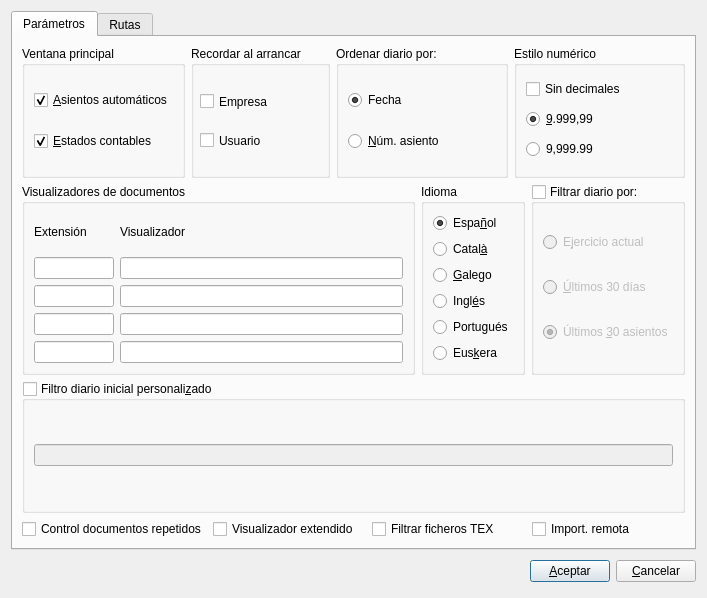
<?xml version="1.0" encoding="UTF-8"?>
<ui version="4.0">
 <author>José Manuel Díez Botella</author>
 <class>preferencias</class>
 <widget class="QDialog" name="preferencias">
  <property name="geometry">
   <rect>
    <x>0</x>
    <y>0</y>
    <width>707</width>
    <height>598</height>
   </rect>
  </property>
  <property name="windowTitle">
   <string>Preferencias</string>
  </property>
  <layout class="QVBoxLayout" name="verticalLayout_5">
   <item>
    <widget class="QTabWidget" name="tabWidget">
     <property name="currentIndex">
      <number>0</number>
     </property>
     <widget class="QWidget" name="tab">
      <attribute name="title">
       <string>Parámetros</string>
      </attribute>
      <layout class="QVBoxLayout" name="verticalLayout_2">
       <item>
        <layout class="QHBoxLayout" name="horizontalLayout">
         <item>
          <widget class="QGroupBox" name="groupBox">
           <property name="title">
            <string>Ventana principal</string>
           </property>
           <layout class="QVBoxLayout" name="verticalLayout">
            <item>
             <widget class="QCheckBox" name="automaticoscheckBox">
              <property name="text">
               <string>&amp;Asientos automáticos</string>
              </property>
              <property name="checked">
               <bool>true</bool>
              </property>
             </widget>
            </item>
            <item>
             <widget class="QCheckBox" name="estadoscheckBox">
              <property name="text">
               <string>&amp;Estados contables</string>
              </property>
              <property name="checked">
               <bool>true</bool>
              </property>
             </widget>
            </item>
           </layout>
          </widget>
         </item>
         <item>
          <widget class="QGroupBox" name="groupBox_5">
           <property name="title">
            <string>Recordar al arrancar</string>
           </property>
           <widget class="QCheckBox" name="empresacheckBox">
            <property name="geometry">
             <rect>
              <x>9</x>
              <y>44</y>
              <width>82</width>
              <height>23</height>
             </rect>
            </property>
            <property name="text">
             <string>Empresa</string>
            </property>
           </widget>
           <widget class="QCheckBox" name="usuariocheckBox">
            <property name="geometry">
             <rect>
              <x>9</x>
              <y>83</y>
              <width>75</width>
              <height>23</height>
             </rect>
            </property>
            <property name="text">
             <string>Usuario</string>
            </property>
           </widget>
          </widget>
         </item>
         <item>
          <widget class="QGroupBox" name="groupBox_2">
           <property name="sizePolicy">
            <sizepolicy hsizetype="Expanding" vsizetype="Expanding">
             <horstretch>0</horstretch>
             <verstretch>0</verstretch>
            </sizepolicy>
           </property>
           <property name="title">
            <string>Ordenar diario por:</string>
           </property>
           <layout class="QVBoxLayout">
            <property name="spacing">
             <number>6</number>
            </property>
            <property name="leftMargin">
             <number>9</number>
            </property>
            <property name="topMargin">
             <number>9</number>
            </property>
            <property name="rightMargin">
             <number>9</number>
            </property>
            <property name="bottomMargin">
             <number>9</number>
            </property>
            <item>
             <widget class="QRadioButton" name="fecharadioButton">
              <property name="text">
               <string>Fecha</string>
              </property>
              <property name="checked">
               <bool>true</bool>
              </property>
             </widget>
            </item>
            <item>
             <widget class="QRadioButton" name="numradioButton">
              <property name="text">
               <string>&amp;Núm. asiento</string>
              </property>
             </widget>
            </item>
           </layout>
          </widget>
         </item>
         <item>
          <widget class="QGroupBox" name="groupBox_3">
           <property name="sizePolicy">
            <sizepolicy hsizetype="Expanding" vsizetype="Expanding">
             <horstretch>0</horstretch>
             <verstretch>0</verstretch>
            </sizepolicy>
           </property>
           <property name="title">
            <string>Estilo numérico</string>
           </property>
           <layout class="QVBoxLayout">
            <property name="spacing">
             <number>6</number>
            </property>
            <property name="leftMargin">
             <number>9</number>
            </property>
            <property name="topMargin">
             <number>9</number>
            </property>
            <property name="rightMargin">
             <number>9</number>
            </property>
            <property name="bottomMargin">
             <number>9</number>
            </property>
            <item>
             <widget class="QCheckBox" name="sindecimalescheckBox">
              <property name="text">
               <string>Sin decimales</string>
              </property>
             </widget>
            </item>
            <item>
             <widget class="QRadioButton" name="comaradioButton">
              <property name="text">
               <string>&amp;9.999,99</string>
              </property>
              <property name="checked">
               <bool>true</bool>
              </property>
             </widget>
            </item>
            <item>
             <widget class="QRadioButton" name="puntoradioButton">
              <property name="text">
               <string>9,999.99</string>
              </property>
             </widget>
            </item>
           </layout>
          </widget>
         </item>
        </layout>
       </item>
       <item>
        <layout class="QHBoxLayout" name="horizontalLayout_2">
         <item>
          <widget class="QGroupBox" name="groupBox_4">
           <property name="title">
            <string>Visualizadores de documentos</string>
           </property>
           <layout class="QGridLayout" name="gridLayout">
            <item row="0" column="0">
             <widget class="QLabel" name="label_6">
              <property name="text">
               <string>Extensión</string>
              </property>
             </widget>
            </item>
            <item row="0" column="1">
             <widget class="QLabel" name="label_7">
              <property name="text">
               <string>Visualizador</string>
              </property>
             </widget>
            </item>
            <item row="1" column="0">
             <widget class="QLineEdit" name="ext1lineEdit">
              <property name="maximumSize">
               <size>
                <width>80</width>
                <height>16777215</height>
               </size>
              </property>
             </widget>
            </item>
            <item row="1" column="1">
             <widget class="QLineEdit" name="vis1lineEdit"/>
            </item>
            <item row="2" column="0">
             <widget class="QLineEdit" name="ext2lineEdit">
              <property name="maximumSize">
               <size>
                <width>80</width>
                <height>16777215</height>
               </size>
              </property>
             </widget>
            </item>
            <item row="2" column="1">
             <widget class="QLineEdit" name="vis2lineEdit"/>
            </item>
            <item row="3" column="0">
             <widget class="QLineEdit" name="ext3lineEdit">
              <property name="maximumSize">
               <size>
                <width>80</width>
                <height>16777215</height>
               </size>
              </property>
             </widget>
            </item>
            <item row="3" column="1">
             <widget class="QLineEdit" name="vis3lineEdit"/>
            </item>
            <item row="4" column="0">
             <widget class="QLineEdit" name="ext4lineEdit">
              <property name="maximumSize">
               <size>
                <width>80</width>
                <height>16777215</height>
               </size>
              </property>
             </widget>
            </item>
            <item row="4" column="1">
             <widget class="QLineEdit" name="vis4lineEdit"/>
            </item>
           </layout>
          </widget>
         </item>
         <item>
          <widget class="QGroupBox" name="idiomagroupBox">
           <property name="sizePolicy">
            <sizepolicy hsizetype="Fixed" vsizetype="Expanding">
             <horstretch>0</horstretch>
             <verstretch>0</verstretch>
            </sizepolicy>
           </property>
           <property name="title">
            <string>Idioma</string>
           </property>
           <layout class="QVBoxLayout">
            <item>
             <widget class="QRadioButton" name="espradioButton">
              <property name="text">
               <string>Espa&amp;ñol</string>
              </property>
              <property name="checked">
               <bool>true</bool>
              </property>
             </widget>
            </item>
            <item>
             <widget class="QRadioButton" name="catradioButton">
              <property name="text">
               <string>Catal&amp;à</string>
              </property>
             </widget>
            </item>
            <item>
             <widget class="QRadioButton" name="galradioButton">
              <property name="text">
               <string>&amp;Galego</string>
              </property>
             </widget>
            </item>
            <item>
             <widget class="QRadioButton" name="ingradioButton">
              <property name="text">
               <string>Ingl&amp;és</string>
              </property>
             </widget>
            </item>
            <item>
             <widget class="QRadioButton" name="portradioButton">
              <property name="text">
               <string>Portugués</string>
              </property>
             </widget>
            </item>
            <item>
             <widget class="QRadioButton" name="euskeraradioButton">
              <property name="text">
               <string>Eus&amp;kera</string>
              </property>
             </widget>
            </item>
           </layout>
          </widget>
         </item>
         <item>
          <widget class="QGroupBox" name="filtrargroupBox">
           <property name="sizePolicy">
            <sizepolicy hsizetype="Fixed" vsizetype="Expanding">
             <horstretch>0</horstretch>
             <verstretch>0</verstretch>
            </sizepolicy>
           </property>
           <property name="title">
            <string>Filtrar diario por:</string>
           </property>
           <property name="checkable">
            <bool>true</bool>
           </property>
           <property name="checked">
            <bool>false</bool>
           </property>
           <layout class="QVBoxLayout">
            <property name="spacing">
             <number>6</number>
            </property>
            <property name="leftMargin">
             <number>9</number>
            </property>
            <property name="topMargin">
             <number>9</number>
            </property>
            <property name="rightMargin">
             <number>9</number>
            </property>
            <property name="bottomMargin">
             <number>9</number>
            </property>
            <item>
             <widget class="QRadioButton" name="ejercicioradioButton">
              <property name="text">
               <string>E&amp;jercicio actual</string>
              </property>
             </widget>
            </item>
            <item>
             <widget class="QRadioButton" name="u30diasradioButton">
              <property name="text">
               <string>&amp;Últimos 30 días</string>
              </property>
             </widget>
            </item>
            <item>
             <widget class="QRadioButton" name="u30asientosradioButton">
              <property name="text">
               <string>Últimos &amp;30 asientos</string>
              </property>
              <property name="checked">
               <bool>true</bool>
              </property>
             </widget>
            </item>
           </layout>
          </widget>
         </item>
        </layout>
       </item>
       <item>
        <widget class="QGroupBox" name="personalizadogroupBox">
         <property name="sizePolicy">
          <sizepolicy hsizetype="Preferred" vsizetype="Expanding">
           <horstretch>0</horstretch>
           <verstretch>0</verstretch>
          </sizepolicy>
         </property>
         <property name="title">
          <string>Filtro diario inicial personali&amp;zado</string>
         </property>
         <property name="checkable">
          <bool>true</bool>
         </property>
         <property name="checked">
          <bool>false</bool>
         </property>
         <layout class="QVBoxLayout" name="verticalLayout_3">
          <item>
           <widget class="QLineEdit" name="personalizadolineEdit"/>
          </item>
         </layout>
        </widget>
       </item>
       <item>
        <layout class="QHBoxLayout" name="horizontalLayout_4">
         <item>
          <widget class="QCheckBox" name="repetidos_checkBox">
           <property name="text">
            <string>Control documentos repetidos</string>
           </property>
          </widget>
         </item>
         <item>
          <widget class="QCheckBox" name="visualizadorcheckBox">
           <property name="text">
            <string>Visualizador extendido</string>
           </property>
          </widget>
         </item>
         <item>
          <widget class="QCheckBox" name="filtratexcheckBox">
           <property name="text">
            <string>Filtrar ficheros TEX</string>
           </property>
          </widget>
         </item>
         <item>
          <widget class="QCheckBox" name="imp_remota_checkBox">
           <property name="text">
            <string>Import. remota</string>
           </property>
          </widget>
         </item>
        </layout>
       </item>
      </layout>
     </widget>
     <widget class="QWidget" name="tab_2">
      <attribute name="title">
       <string>Rutas</string>
      </attribute>
      <layout class="QVBoxLayout" name="verticalLayout_4">
       <item>
        <layout class="QGridLayout" name="gridLayout_2">
         <item row="10" column="2">
          <widget class="QLineEdit" name="url_actu_lineEdit"/>
         </item>
         <item row="0" column="0">
          <widget class="QLabel" name="label">
           <property name="text">
            <string>Directorio de trabajo:</string>
           </property>
          </widget>
         </item>
         <item row="0" column="1">
          <widget class="QPushButton" name="dirtrabpushButton">
           <property name="minimumSize">
            <size>
             <width>30</width>
             <height>26</height>
            </size>
           </property>
           <property name="maximumSize">
            <size>
             <width>30</width>
             <height>26</height>
            </size>
           </property>
           <property name="toolTip">
            <string>Cargar fichero documento</string>
           </property>
           <property name="text">
            <string/>
           </property>
           <property name="icon">
            <iconset resource="keme.qrc">
             <normaloff>:/iconos/graf/viewer.xpm</normaloff>:/iconos/graf/viewer.xpm</iconset>
           </property>
          </widget>
         </item>
         <item row="0" column="2">
          <widget class="QLineEdit" name="directoriolineEdit"/>
         </item>
         <item row="1" column="0">
          <widget class="QLabel" name="label_2">
           <property name="text">
            <string>Visor ficheros DVI:</string>
           </property>
          </widget>
         </item>
         <item row="1" column="2">
          <widget class="QLineEdit" name="visorlineEdit"/>
         </item>
         <item row="2" column="0">
          <widget class="QLabel" name="label_3">
           <property name="text">
            <string>Aplicación para imprimir:</string>
           </property>
          </widget>
         </item>
         <item row="2" column="2">
          <widget class="QLineEdit" name="imprimirlineEdit"/>
         </item>
         <item row="3" column="0">
          <widget class="QLabel" name="label_4">
           <property name="text">
            <string>Ejecutable CURL (con ruta)</string>
           </property>
          </widget>
         </item>
         <item row="3" column="2">
          <widget class="QLineEdit" name="curl_lineEdit"/>
         </item>
         <item row="4" column="0">
          <widget class="QLabel" name="label_5">
           <property name="text">
            <string>Ruta documentos:</string>
           </property>
          </widget>
         </item>
         <item row="4" column="1">
          <widget class="QPushButton" name="rutadocpushButton">
           <property name="minimumSize">
            <size>
             <width>30</width>
             <height>26</height>
            </size>
           </property>
           <property name="maximumSize">
            <size>
             <width>30</width>
             <height>26</height>
            </size>
           </property>
           <property name="toolTip">
            <string>Cargar fichero documento</string>
           </property>
           <property name="text">
            <string/>
           </property>
           <property name="icon">
            <iconset resource="keme.qrc">
             <normaloff>:/iconos/graf/viewer.xpm</normaloff>:/iconos/graf/viewer.xpm</iconset>
           </property>
          </widget>
         </item>
         <item row="4" column="2">
          <widget class="QLineEdit" name="rutadocslineEdit"/>
         </item>
         <item row="5" column="0">
          <widget class="QLabel" name="label_8">
           <property name="text">
            <string>Ruta carga documentos:</string>
           </property>
          </widget>
         </item>
         <item row="5" column="1">
          <widget class="QPushButton" name="cargadocpushButton">
           <property name="minimumSize">
            <size>
             <width>30</width>
             <height>26</height>
            </size>
           </property>
           <property name="maximumSize">
            <size>
             <width>30</width>
             <height>26</height>
            </size>
           </property>
           <property name="toolTip">
            <string>Cargar fichero documento</string>
           </property>
           <property name="text">
            <string/>
           </property>
           <property name="icon">
            <iconset resource="keme.qrc">
             <normaloff>:/iconos/graf/viewer.xpm</normaloff>:/iconos/graf/viewer.xpm</iconset>
           </property>
          </widget>
         </item>
         <item row="5" column="2">
          <widget class="QLineEdit" name="rutacargadocslineEdit"/>
         </item>
         <item row="6" column="0">
          <widget class="QLabel" name="label_10">
           <property name="text">
            <string>Ruta copia PDF</string>
           </property>
          </widget>
         </item>
         <item row="6" column="1">
          <widget class="QPushButton" name="copiapdfpushButton">
           <property name="minimumSize">
            <size>
             <width>30</width>
             <height>26</height>
            </size>
           </property>
           <property name="maximumSize">
            <size>
             <width>30</width>
             <height>26</height>
            </size>
           </property>
           <property name="toolTip">
            <string>Cargar fichero documento</string>
           </property>
           <property name="text">
            <string/>
           </property>
           <property name="icon">
            <iconset resource="keme.qrc">
             <normaloff>:/iconos/graf/viewer.xpm</normaloff>:/iconos/graf/viewer.xpm</iconset>
           </property>
          </widget>
         </item>
         <item row="6" column="2">
          <widget class="QLineEdit" name="copiapdflineEdit"/>
         </item>
         <item row="7" column="0">
          <widget class="QLabel" name="label_9">
           <property name="text">
            <string>Editor Latex:</string>
           </property>
          </widget>
         </item>
         <item row="7" column="2">
          <widget class="QLineEdit" name="editortexlineEdit"/>
         </item>
         <item row="8" column="0">
          <widget class="QLabel" name="label_11">
           <property name="text">
            <string>Ruta copias seguridad</string>
           </property>
          </widget>
         </item>
         <item row="8" column="2">
          <widget class="QLineEdit" name="rutaseglineEdit"/>
         </item>
         <item row="8" column="1">
          <widget class="QPushButton" name="rutasegpushButton">
           <property name="minimumSize">
            <size>
             <width>30</width>
             <height>26</height>
            </size>
           </property>
           <property name="maximumSize">
            <size>
             <width>30</width>
             <height>26</height>
            </size>
           </property>
           <property name="toolTip">
            <string>Cargar fichero documento</string>
           </property>
           <property name="text">
            <string/>
           </property>
           <property name="icon">
            <iconset resource="keme.qrc">
             <normaloff>:/iconos/graf/viewer.xpm</normaloff>:/iconos/graf/viewer.xpm</iconset>
           </property>
          </widget>
         </item>
         <item row="9" column="2">
          <widget class="QLineEdit" name="rutalibroslineEdit"/>
         </item>
         <item row="9" column="0">
          <widget class="QLabel" name="label_12">
           <property name="text">
            <string>Ruta libros contables</string>
           </property>
          </widget>
         </item>
         <item row="9" column="1">
          <widget class="QPushButton" name="rutalibrospushButton">
           <property name="minimumSize">
            <size>
             <width>30</width>
             <height>26</height>
            </size>
           </property>
           <property name="maximumSize">
            <size>
             <width>30</width>
             <height>26</height>
            </size>
           </property>
           <property name="toolTip">
            <string>Cargar fichero documento</string>
           </property>
           <property name="text">
            <string/>
           </property>
           <property name="icon">
            <iconset resource="keme.qrc">
             <normaloff>:/iconos/graf/viewer.xpm</normaloff>:/iconos/graf/viewer.xpm</iconset>
           </property>
          </widget>
         </item>
         <item row="10" column="0">
          <widget class="QLabel" name="label_13">
           <property name="text">
            <string>URL Actualización</string>
           </property>
          </widget>
         </item>
         <item row="11" column="0">
          <widget class="QLabel" name="label_14">
           <property name="text">
            <string>Mensaje URL</string>
           </property>
          </widget>
         </item>
         <item row="11" column="2">
          <widget class="QLineEdit" name="msj_url_lineEdit"/>
         </item>
        </layout>
       </item>
       <item>
        <layout class="QHBoxLayout" name="horizontalLayout_5">
         <item>
          <spacer name="horizontalSpacer">
           <property name="orientation">
            <enum>Qt::Horizontal</enum>
           </property>
           <property name="sizeHint" stdset="0">
            <size>
             <width>40</width>
             <height>20</height>
            </size>
           </property>
          </spacer>
         </item>
         <item>
          <widget class="QPushButton" name="rutaspushButton">
           <property name="text">
            <string>&amp;Rutas personalizadas conexión</string>
           </property>
          </widget>
         </item>
         <item>
          <spacer name="horizontalSpacer_2">
           <property name="orientation">
            <enum>Qt::Horizontal</enum>
           </property>
           <property name="sizeHint" stdset="0">
            <size>
             <width>40</width>
             <height>20</height>
            </size>
           </property>
          </spacer>
         </item>
        </layout>
       </item>
      </layout>
     </widget>
    </widget>
   </item>
   <item>
    <layout class="QHBoxLayout" name="horizontalLayout_3">
     <item>
      <spacer>
       <property name="orientation">
        <enum>Qt::Horizontal</enum>
       </property>
       <property name="sizeHint" stdset="0">
        <size>
         <width>131</width>
         <height>31</height>
        </size>
       </property>
      </spacer>
     </item>
     <item>
      <widget class="QPushButton" name="okButton">
       <property name="text">
        <string>&amp;Aceptar</string>
       </property>
       <property name="icon">
        <iconset resource="keme.qrc">
         <normaloff>:/iconos/graf/check2.png</normaloff>:/iconos/graf/check2.png</iconset>
       </property>
       <property name="default">
        <bool>true</bool>
       </property>
      </widget>
     </item>
     <item>
      <widget class="QPushButton" name="cancelButton">
       <property name="text">
        <string>&amp;Cancelar</string>
       </property>
       <property name="icon">
        <iconset resource="keme.qrc">
         <normaloff>:/iconos/graf/borrar.png</normaloff>:/iconos/graf/borrar.png</iconset>
       </property>
      </widget>
     </item>
    </layout>
   </item>
  </layout>
 </widget>
 <tabstops>
  <tabstop>directoriolineEdit</tabstop>
  <tabstop>visorlineEdit</tabstop>
  <tabstop>imprimirlineEdit</tabstop>
  <tabstop>curl_lineEdit</tabstop>
  <tabstop>rutadocslineEdit</tabstop>
  <tabstop>rutacargadocslineEdit</tabstop>
  <tabstop>copiapdflineEdit</tabstop>
  <tabstop>editortexlineEdit</tabstop>
  <tabstop>rutaseglineEdit</tabstop>
  <tabstop>rutalibroslineEdit</tabstop>
  <tabstop>url_actu_lineEdit</tabstop>
  <tabstop>msj_url_lineEdit</tabstop>
  <tabstop>empresacheckBox</tabstop>
  <tabstop>usuariocheckBox</tabstop>
  <tabstop>fecharadioButton</tabstop>
  <tabstop>numradioButton</tabstop>
  <tabstop>sindecimalescheckBox</tabstop>
  <tabstop>comaradioButton</tabstop>
  <tabstop>puntoradioButton</tabstop>
  <tabstop>ext1lineEdit</tabstop>
  <tabstop>vis1lineEdit</tabstop>
  <tabstop>ext2lineEdit</tabstop>
  <tabstop>vis2lineEdit</tabstop>
  <tabstop>ext3lineEdit</tabstop>
  <tabstop>vis3lineEdit</tabstop>
  <tabstop>ext4lineEdit</tabstop>
  <tabstop>vis4lineEdit</tabstop>
  <tabstop>espradioButton</tabstop>
  <tabstop>catradioButton</tabstop>
  <tabstop>galradioButton</tabstop>
  <tabstop>ingradioButton</tabstop>
  <tabstop>portradioButton</tabstop>
  <tabstop>euskeraradioButton</tabstop>
  <tabstop>filtrargroupBox</tabstop>
  <tabstop>ejercicioradioButton</tabstop>
  <tabstop>u30diasradioButton</tabstop>
  <tabstop>u30asientosradioButton</tabstop>
  <tabstop>personalizadogroupBox</tabstop>
  <tabstop>personalizadolineEdit</tabstop>
  <tabstop>repetidos_checkBox</tabstop>
  <tabstop>visualizadorcheckBox</tabstop>
  <tabstop>filtratexcheckBox</tabstop>
  <tabstop>imp_remota_checkBox</tabstop>
  <tabstop>okButton</tabstop>
  <tabstop>cancelButton</tabstop>
  <tabstop>dirtrabpushButton</tabstop>
  <tabstop>rutadocpushButton</tabstop>
  <tabstop>cargadocpushButton</tabstop>
  <tabstop>copiapdfpushButton</tabstop>
  <tabstop>rutasegpushButton</tabstop>
  <tabstop>rutalibrospushButton</tabstop>
  <tabstop>rutaspushButton</tabstop>
  <tabstop>tabWidget</tabstop>
  <tabstop>automaticoscheckBox</tabstop>
  <tabstop>estadoscheckBox</tabstop>
 </tabstops>
 <resources>
  <include location="keme.qrc"/>
 </resources>
 <connections>
  <connection>
   <sender>cancelButton</sender>
   <signal>clicked()</signal>
   <receiver>preferencias</receiver>
   <slot>reject()</slot>
   <hints>
    <hint type="sourcelabel">
     <x>684</x>
     <y>512</y>
    </hint>
    <hint type="destinationlabel">
     <x>179</x>
     <y>282</y>
    </hint>
   </hints>
  </connection>
 </connections>
</ui>
